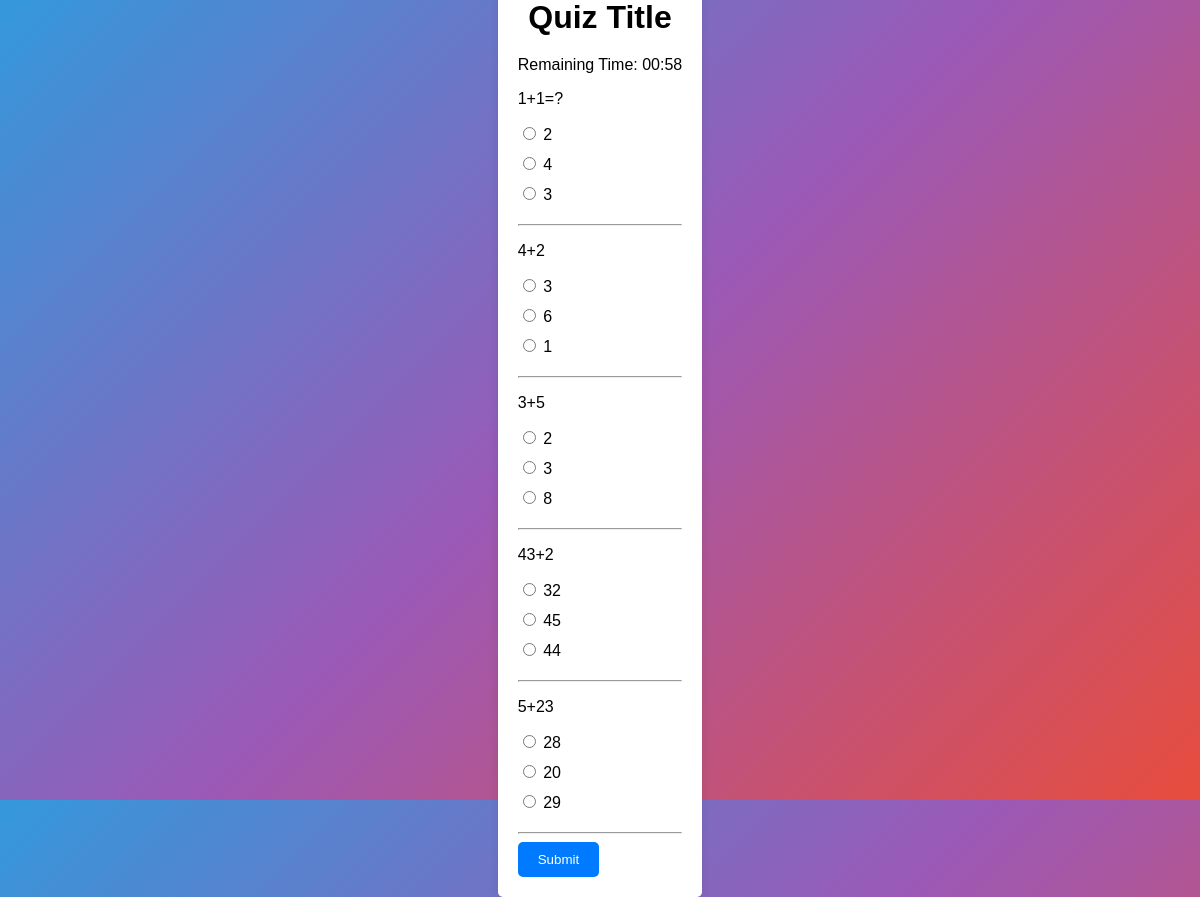
The app's page /quiz/1/ with its own data.
### blog/models.py (models this page shows, shortened)
class Question(models.Model):
    text = models.CharField(max_length=500)
    quiz = models.ForeignKey(Quiz, on_delete=models.CASCADE, related_name='question')
    created = models.DateTimeField(auto_now_add=True)

class Answer(models.Model):
    text = models.CharField(max_length=150)
    correct = models.BooleanField(default=False)
    question = models.ForeignKey(Question, on_delete=models.CASCADE, related_name='answers')
    created = models.DateTimeField(auto_now_add=True)

### blog/views.py (the view, shortened to what this page needs)
# urls.py: path('quiz/<int:pk>/', index),
def index(request, pk):
    now = datetime.now()
    end_time = now + timedelta(minutes=Quiz.objects.get(id=pk).time)
    content = {
        "quiz": Quiz.objects.get(id=pk),
        "questions": Question.objects.filter(quiz_id=pk),
        "answers": Answer.objects.filter(question__quiz_id=pk),
        "now": now,
        "end_time": end_time,
    }
    now = datetime.now()
    end_time = now+timedelta(minutes=Quiz.objects.get(id=pk).time)
    return render(request, 'index.html', content)

### templates/index.html (shortened to what this page needs)
<!DOCTYPE html>
<html lang="en">
<head>
</head>
<body>
    <div class="container">
        <br>
    <br>
    <br>
        <h1>Quiz Title</h1>
        <form id="quiz-form" method="post"> {% csrf_token %}
        <div id="timer">Remaining Time: <span id="countdown"></span></div>
            {% for question in questions %}
            <div class="quiz-question">
                <p>{{ question.text }}</p>
                <div class="quiz-choices">
                    {% for choice in question.answers.all %}
                    <label>
                        <input type="radio" name="question_{{ question.id }}" value="{{ choice.id }}">
                        {{ choice.text }}
                    </label>
                    {% endfor %}
                </div>
            </div>
                <hr>
            {% endfor %}
            <button type="submit" class="quiz-button">Submit</button>
        </form>
    </div>
</body>
</html>

### templates/index.html (style rules this page uses)
body { background: linear-gradient(135deg, #3498db, #9b59b6, #e74c3c); font-family: sans-serif; display: flex; justify-content: center; align-items: center; height: 100vh; margin: 0; }
.container { max-width: 800px; margin: 0 auto; padding: 20px; background-color: #fff; border-radius: 5px; box-shadow: 0 0 10px rgba(0, 0, 0, 0.1); }
h1 { text-align: center; margin-bottom: 20px; }
.quiz-question { margin-bottom: 20px; }
.quiz-choices label { display: block; margin-bottom: 10px; }
.quiz-button { background-color: #007bff; color: #fff; padding: 10px 20px; border: none; border-radius: 5px; cursor: pointer; }

### records on screen
Question: text "1+1=?"
Answer: text "2"
Answer: text "4"
Answer: text "3"
Question: text "4+2"
Answer: text "3"
Answer: text "6"
Answer: text "1"
Question: text "3+5"
Answer: text "2"
Answer: text "3"
Answer: text "8"
Question: text "43+2"
Answer: text "32"
Answer: text "45"
Answer: text "44"
Question: text "5+23"
Answer: text "28"
Answer: text "20"
Answer: text "29"
